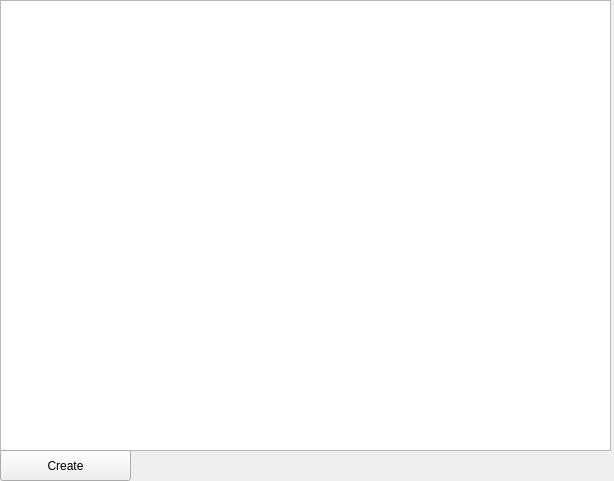
<?xml version="1.0" encoding="UTF-8"?>
<ui version="4.0">
 <class>Form</class>
 <widget class="QWidget" name="Form">
  <property name="geometry">
   <rect>
    <x>0</x>
    <y>0</y>
    <width>614</width>
    <height>481</height>
   </rect>
  </property>
  <property name="windowTitle">
   <string>Form</string>
  </property>
  <widget class="QTableWidget" name="tableWidget">
   <property name="geometry">
    <rect>
     <x>0</x>
     <y>0</y>
     <width>611</width>
     <height>451</height>
    </rect>
   </property>
  </widget>
  <widget class="QPushButton" name="pushButton">
   <property name="geometry">
    <rect>
     <x>0</x>
     <y>450</y>
     <width>131</width>
     <height>31</height>
    </rect>
   </property>
   <property name="text">
    <string>Create</string>
   </property>
  </widget>
 </widget>
 <resources/>
 <connections/>
</ui>
